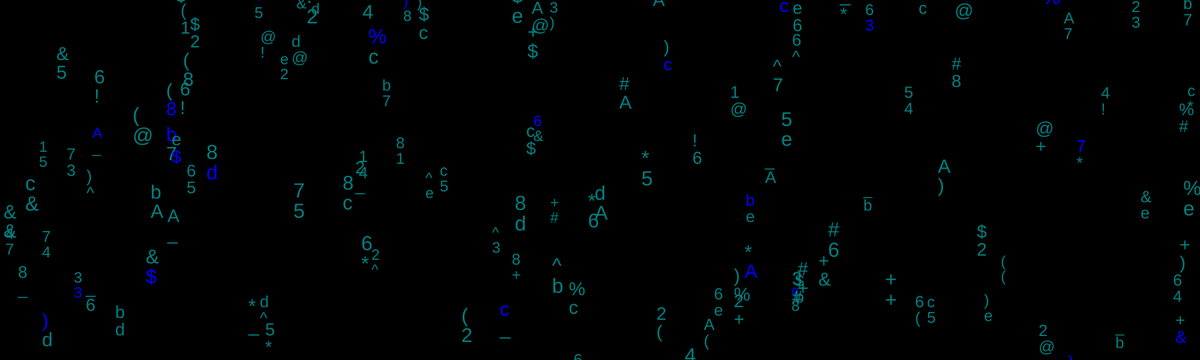
Frame 1 (no input)
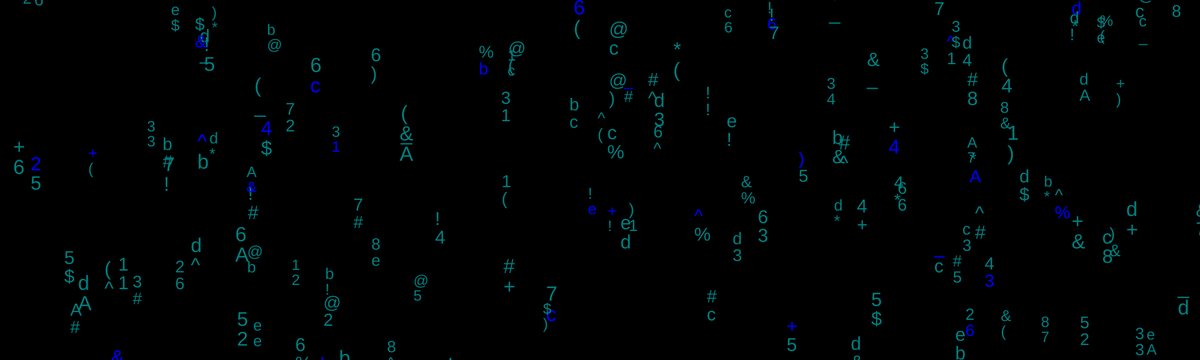
Frame 60 (no input)
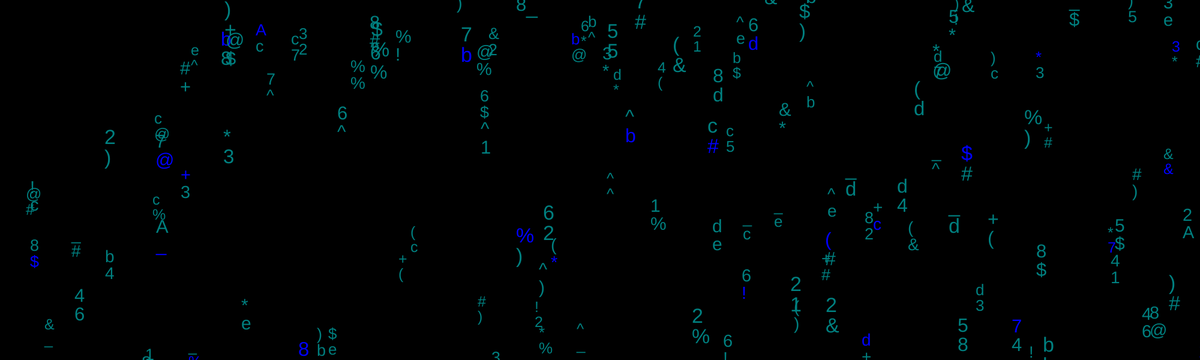
Frame 120 (the mouse pressed at the canvas centre since frame 60)

The p5.js sketch that drew these frames (run headless with seeded random() and noise() and a simulated clock; from frame 60 on, the mouse is pressed at the canvas centre):

// p5.js sketch
// ── sketch.js
var rain1 =[]
var one= "12345678Abcde@#!$%^&*()_+";



function setup() {
  createCanvas(2000,600);
  
    frameRate(25);
    
    for(var i=0;i<150;i++)
    {
        rain1.push(new rain());
    }
  
}

function draw() {

  background("black");  
  for(var i=0;i<rain1.length;i++)
  {
      rain1[i].draw();
      rain1[i].update();
  }
  
}
// ── rain.js
class rain {
    constructor() {
        this.size = rand(25,35);
        this.x = rand(0,width);
        this.y= rand(-80,height+80);
        this.text = getRandomText();
        this.update();
    }
    draw(){
        textSize(this.size);
        if(Math.random()>0.1)
            fill("teal");
        else
            fill("blue");
        text(this.text,this.x,this.y);
    }
    
    update(){
        this.y+=this.size;
        
        if(this.y>height+80){
            this.y = rand(-80,this.size);
            this.x = rand(0,width);
        }

        this.text = getRandomText();     
        this.draw();
    }
}

function rand(min,max){
    return floor(random(min,max));
}

function getRandomText(){
    return one[rand(0,one.length)]
}
    
